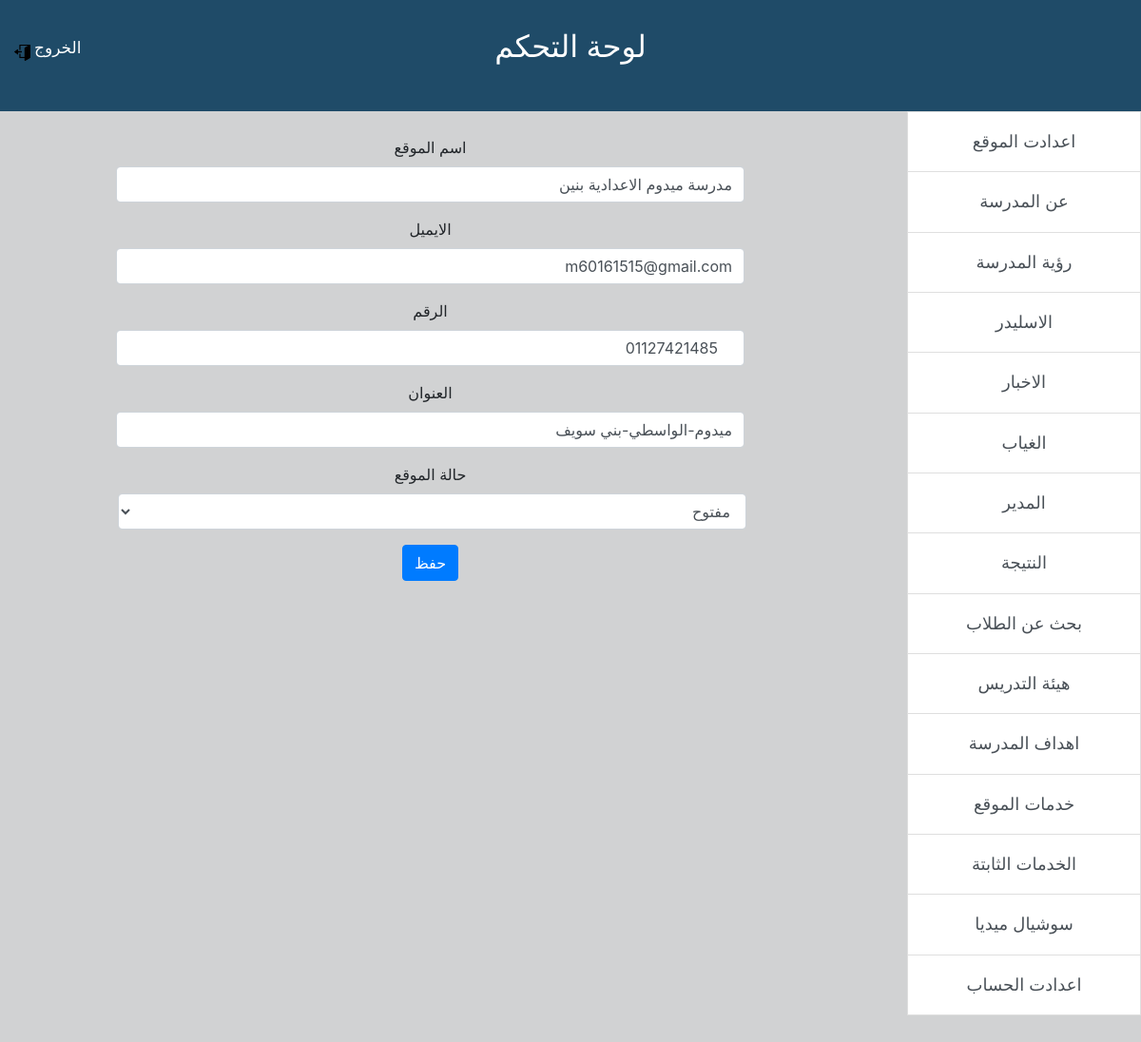
Screenshot of /control/setting.php (signed in) with the database file from the repository.
### tables this page shows
CREATE TABLE `settingsite` (
  `siteid` int(11) NOT NULL,
  `sitename` varchar(255) NOT NULL,
  `email` varchar(255) NOT NULL,
  `number` varchar(255) NOT NULL,
  `address` varchar(255) NOT NULL,
  `status` int(1) NOT NULL
);

### control/setting.php (the view, shortened to what this page needs)
<?php
if (isset($_SESSION['username'])) {
    include "init.php";
    $select = $con->prepare("SELECT * FROM settingsite WHERE siteid='1'");
    $select->execute();
    $fetch = $select->fetch();?>
            <div class='group-form' >
            <form method="POST">
                <div class="form-group">
                    <label for="exampleInputEmail1">اسم الموقع</label>
                    <input type="text" class="form-control" name='sitename' value='<?php if (isset($fetch)) {
        echo $fetch['sitename'];
    }?>'  aria-describedby="emailHelp" placeholder="ادخل اسم الموقع">
                </div>
                <div class="form-group">
                    <label for="">الايميل</label>
                    <input type="email" class="form-control" name='email' value='<?php if (isset($fetch)) {
        echo $fetch['email'];
    }?>'  placeholder="ادخل الايميل">
                </div>
                <div class="form-group">
                    <label for="">الرقم</label>
                    <input type="number" class="form-control" name='number'  value='<?php if (isset($fetch)) {
        echo $fetch['number'];
    }?>' placeholder="ادخل الرقم">
                </div>
                <div class="form-group">
                    <label for="">العنوان</label>
                    <input type="text" class="form-control" name='address' value='<?php if (isset($fetch)) {
        echo $fetch['address'];
    }?>' placeholder="ادخل العنوان">
                </div>
                <?php
if (isset($fetch)) {
        if ($fetch['status'] == 1) {?>
                            <div class="form-group">
                                <label for="exampleFormControlSelect1">حالة الموقع</label>
                                <select class="form-control" id="exampleFormControlSelect1" name='status'>
                                    <option value=1>مفتوح</option>
                                </select>
                            </div>
                        <?php }
    }?>
                <button type="submit" class="btn btn-primary">حفظ</button>
            </form>
            </div>
       <?php
include $temp . "footer.php";
} else {
    header('location:index.php');
}
?>

### control/layout/css/control.css (style rules this page uses)
body { overflow-x: hidden; background-color: #D1D2D3; }
.group-form { width: 700px; position: relative; text-align: center; top: -798px; right: -176px; }
.group-form input { text-align: right }
.group-form select { direction: rtl; position: relative; top: 0px; right: -2px; }

### control/layout/css/screencontrol.css (style rules this page uses)
@media (min-width:1151px) and (max-width:1299px) { .group-form { width: 661px; top: -808px; right: -122px; } }

### rows the page displays
settingsite: sitename "مدرسة ميدوم الاعدادية بنين", email "m60161515@gmail.com", number "01127421485", address "ميدوم-الواسطي-بني سويف"
